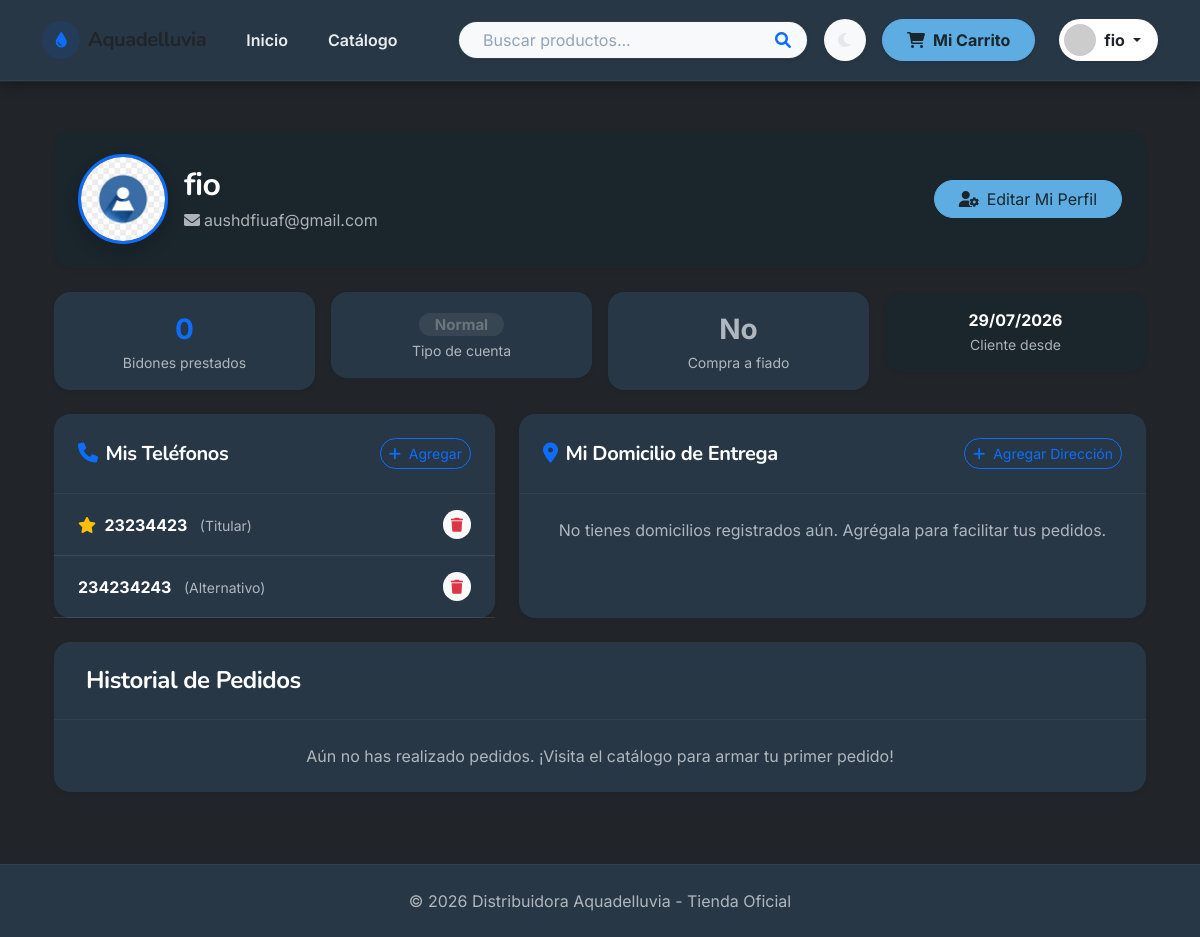
The app's page /clientes/mi-perfil/ (signed in), older data.
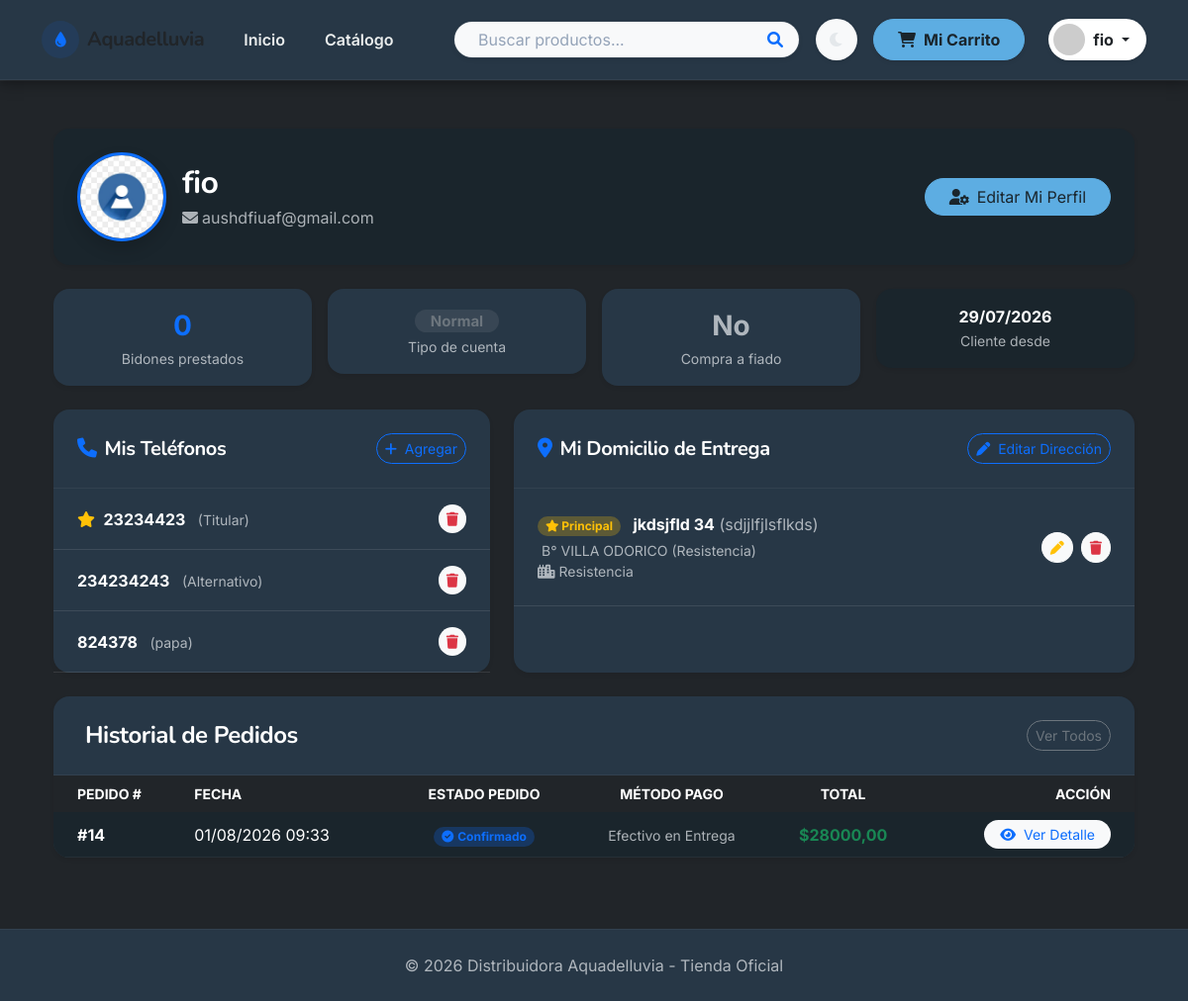
The same page, newer data.
### apps/clientes/models.py (models this page shows, shortened)
class TelefonoContacto(models.Model):
    cliente       = models.ForeignKey(
        Cliente,
        on_delete=models.CASCADE,
        related_name='telefonos'
    )
    numero        = models.CharField(max_length=25, verbose_name='Número')
    desc_relacion = models.CharField(
        max_length=100,
        verbose_name='Relación',
        help_text='Ej: "Titular", "Cónyuge", "Hijo", "Vecino de confianza"'
    )
    es_principal  = models.BooleanField(
        default=False,
        verbose_name='Principal'
    )
    class Meta:
        ordering = ['-es_principal', 'desc_relacion']
        verbose_name = 'Teléfono de contacto'
        verbose_name_plural = 'Teléfonos de contacto'

class DireccionEntrega(models.Model):
    cliente        = models.ForeignKey(
        Cliente,
        on_delete=models.CASCADE,
        related_name='direcciones'
    )
    calle          = models.CharField(max_length=150, verbose_name='Calle')
    altura         = models.CharField(max_length=10, verbose_name='Altura / Número')
    piso_depto     = models.CharField(
        max_length=30,
        blank=True,
        verbose_name='Piso / Depto',
        help_text='Ej: "2°B", "PB derecha"'
    )
    barrio         = models.ForeignKey(
        'logistica.Barrio',
        on_delete=models.SET_NULL,
        null=True,
        blank=True,
        related_name='direcciones_clientes',
        verbose_name='Barrio'
    )
    ciudad         = models.CharField(
        max_length=100,
        blank=True,
        default='Resistencia',
        verbose_name='Ciudad / Localidad'
    )
    desc_seguridad = models.TextField(
        blank=True,
        verbose_name='Nota de seguridad',
        help_text='SOLO visible para Admin, Vendedor y Repartidor asignado — RF-03'
    )
    coordenadas    = models.CharField(
        max_length=60,
        blank=True,
        verbose_name='Coordenadas (lat,lng)',
        help_text='Para futura integración con mapas'
    )
    es_principal   = models.BooleanField(
        default=False,
        verbose_name='Principal'
    )
    class Meta:
        ordering = ['-es_principal', 'calle', 'altura']
        verbose_name = 'Dirección de entrega'
        verbose_name_plural = 'Direcciones de entrega'

### apps/logistica/models.py (models this page shows)
class Barrio(models.Model):
    nombre = models.CharField(max_length=100)
    ciudad = models.CharField(max_length=100, default='Resistencia')
    zona   = models.ForeignKey(
        Zona,
        on_delete=models.SET_NULL,
        null=True,
        blank=True,
        related_name='barrios_asociados'
    )
    class Meta:
        ordering = ['nombre']
        verbose_name = 'Barrio'
        verbose_name_plural = 'Barrios'
    def __str__(self):
        return f"{self.nombre} ({self.ciudad})"

### apps/pedidos/models.py (models this page shows, shortened)
class Pedido(models.Model):
    id_pedido          = models.AutoField(primary_key=True)
    cliente            = models.ForeignKey(
        Cliente,
        on_delete=models.SET_NULL,
        null=True,
        related_name='pedidos',
        verbose_name='Cliente'
    )
    direccion_entrega  = models.ForeignKey(
        DireccionEntrega,
        on_delete=models.SET_NULL,
        null=True,
        blank=True,
        related_name='pedidos',
        verbose_name='Dirección de entrega'
    )
    fecha_pedido       = models.DateTimeField(auto_now_add=True, verbose_name='Fecha de pedido')
    fecha_actualizacion = models.DateTimeField(auto_now=True)
    estado             = models.CharField(
        max_length=20,
        choices=ESTADOS_PEDIDO,
        default='Pendiente',
        verbose_name='Estado del pedido'
    )
    metodo_pago        = models.ForeignKey(
        MetodoPago,
        on_delete=models.PROTECT,
        related_name='pedidos',
        verbose_name='Método de pago'
    )
    total              = models.DecimalField(max_digits=12, decimal_places=2, default=0.00)
    notas_cliente      = models.TextField(blank=True, verbose_name='Notas de entrega')
    class Meta:
        ordering = ['-fecha_pedido']
        verbose_name = 'Pedido'
        verbose_name_plural = 'Pedidos'

class MetodoPago(models.Model):
    id_metodo   = models.AutoField(primary_key=True)
    nombre      = models.CharField(max_length=100)
    descripcion = models.TextField(blank=True)
    codigo      = models.CharField(max_length=50, unique=True, help_text="Ej: EFECTIVO, MERCADOPAGO")
    activo      = models.BooleanField(default=True)
    class Meta:
        verbose_name = 'Método de Pago'
        verbose_name_plural = 'Métodos de Pago'

### apps/clientes/views.py (the view)
# urls.py: path('mi-perfil/',                    views.mi_perfil_cliente,        name='mi_perfil'),
@login_required
def mi_perfil_cliente(request):
    try:
        cliente = request.user.perfil_cliente
    except Cliente.DoesNotExist:
        cliente, _ = Cliente.objects.get_or_create(
            usuario=request.user,
            defaults={
                'nombre': request.user.first_name or request.user.username,
                'apellido': request.user.last_name or '',
                'email_contacto': request.user.email
            }
        )
    telefonos   = cliente.telefonos.all()
    direcciones = cliente.direcciones.select_related('barrio__zona').all()
    pedidos     = Pedido.objects.filter(cliente=cliente).select_related('metodo_pago').prefetch_related('detalles__producto')
    return render(request, 'clientes/mi_perfil_cliente.html', {
        'cliente':     cliente,
        'telefonos':   telefonos,
        'direcciones': direcciones,
        'pedidos':     pedidos,
    })

### templates/clientes/mi_perfil_cliente.html (shortened to what the changed rows need)
{% extends 'base_tienda.html' %}
{% load static %}
{% block content %}
<div class="container py-4">
    <div class="card border-0 shadow-sm rounded-4 bg-surface mb-4 overflow-hidden">
        <div class="card-body p-4">
            <div class="d-flex flex-column flex-md-row align-items-center justify-content-between gap-3">
                <div class="d-flex align-items-center gap-3">
                    <div>
                        <h2 class="fw-bold text-white mb-1">
                            {{ cliente.nombre_completo }}
                        </h2>
                    </div>
                </div>
            </div>
        </div>
    </div>
    <div class="row g-4 mb-4">
        <div class="col-lg-5">
            <div class="card border-0 shadow-sm rounded-4 surface-card h-100">
                <div class="card-body p-0">
                    {% if telefonos %}
                    <ul class="list-group list-group-flush bg-transparent">
                        {% for tel in telefonos %}
                        <li
                            class="list-group-item bg-transparent d-flex justify-content-between align-items-center px-4 py-3 border-bottom border-light border-opacity-10">
                            <div>
                                {% if tel.es_principal %}
                                <i class="fa-solid fa-star text-warning me-1" title="Principal"></i>
                                {% endif %}
                                <strong class="text-white">{{ tel.numero }}</strong>
                                <small class="text-muted ms-2">({{ tel.desc_relacion }})</small>
                            </div>
                            <form action="{% url 'apps.clientes:eliminar_telefono' tel.pk %}" method="post"
                                class="d-inline" onsubmit="return confirm('¿Eliminar este teléfono?');">
                                <button type="submit" class="btn btn-sm btn-light text-danger border-0 rounded-circle hover-lift"
                                    title="Eliminar">
                                    <i class="fas fa-trash"></i>
                                </button>
                            </form>
                        </li>
                        {% endfor %}
                    </ul>
                    {% else %}
                    <div class="p-4 text-center text-muted">
                        Sin teléfonos registrados. Presiona "+ Agregar" para registrar uno.
                    </div>
                    {% endif %}
                </div>
            </div>
        </div>
        <div class="col-lg-7">
            <div class="card border-0 shadow-sm rounded-4 surface-card h-100">
                <div
                    class="card-header bg-transparent border-bottom p-4 d-flex justify-content-between align-items-center">
                    <h5 class="fw-bold mb-0 text-white"><i class="fa-solid fa-location-dot me-2 text-primary"></i>Mi
                        Domicilio de Entrega</h5>
                    {% if direcciones %}
                    <a href="{% url 'apps.clientes:editar_direccion' direcciones.0.pk %}"
                        class="btn btn-sm btn-outline-primary rounded-pill">
                        <i class="fas fa-pen me-1"></i> Editar Dirección
                    </a>
                    {% else %}
                    <a href="{% url 'apps.clientes:agregar_direccion' cliente.pk %}?next={% url 'apps.clientes:mi_perfil' %}"
                        class="btn btn-sm btn-outline-primary rounded-pill">
                        <i class="fas fa-plus me-1"></i> Agregar Dirección
                    </a>
                    {% endif %}
                </div>
                <div class="card-body p-0">
                    {% if direcciones %}
                    <div class="list-group list-group-flush bg-transparent">
                        {% for dir in direcciones %}
                        <div
                            class="list-group-item bg-transparent p-4 border-bottom border-light border-opacity-10 d-flex justify-content-between align-items-center">
                            <div>
                                {% if dir.es_principal %}
                                <span class="badge bg-warning bg-opacity-25 text-warning rounded-pill px-2 py-1 me-2"><i class="fa-solid fa-star"></i> Principal</span>
                                {% endif %}
                                <strong class="text-white fs-6">{{ dir.calle }} {{ dir.altura }}</strong>
                                {% if dir.piso_depto %}
                                <span class="text-muted"> ({{ dir.piso_depto }})</span>
                                {% endif %}
                                {% if dir.barrio %}
                                <span class="text-muted d-block small mt-1">B° {{ dir.barrio }}</span>
                                {% endif %}
                                {% if dir.ciudad %}
                                <span class="text-muted d-block small"><i class="fas fa-city me-1"></i>{{ dir.ciudad }}</span>
                                {% endif %}
                            </div>
                            <div class="d-flex gap-2">
                                <a href="{% url 'apps.clientes:editar_direccion' dir.pk %}"
                                    class="btn btn-sm btn-light text-warning hover-lift rounded-circle" title="Editar">
                                    <i class="fas fa-pen"></i>
                                </a>
                                <form action="{% url 'apps.clientes:eliminar_direccion' dir.pk %}" method="post"
                                    class="d-inline" onsubmit="return confirm('¿Eliminar esta dirección?');">
                                    <button type="submit" class="btn btn-sm btn-light text-danger hover-lift rounded-circle"
                                        title="Eliminar">
                                        <i class="fas fa-trash"></i>
                                    </button>
                                </form>
                            </div>
                        </div>
                        {% endfor %}
                    </div>
                    {% else %}
                    <div class="p-4 text-center text-muted">
                        No tienes domicilios registrados aún. Agrégala para facilitar tus pedidos.
                    </div>
                    {% endif %}
                </div>
            </div>
        </div>
    </div>
    <div class="card border-0 shadow-sm rounded-4 surface-card overflow-hidden">
        <div class="card-header bg-transparent border-bottom p-4 d-flex justify-content-between align-items-center">
            <h4 class="fw-bold mb-0 text-white">Historial de
                Pedidos</h4>
            {% if pedidos %}
            <a href="{% url 'apps.pedidos:mis_pedidos' %}" class="btn btn-sm btn-outline-secondary rounded-pill">Ver
                Todos</a>
            {% endif %}
        </div>
        <div class="card-body p-0">
            {% if pedidos %}
            <div class="table-responsive">
                <table class="table table-hover align-middle mb-0">
                    <thead class="table-dark text-muted small text-uppercase">
                        <tr>
                            <th scope="col" class="ps-4 border-bottom-0">Pedido #</th>
                            <th scope="col" class="border-bottom-0">Fecha</th>
                            <th scope="col" class="text-center border-bottom-0">Estado Pedido</th>
                            <th scope="col" class="text-center border-bottom-0">Método Pago</th>
                            <th scope="col" class="text-center border-bottom-0">Total</th>
                            <th scope="col" class="text-end pe-4 border-bottom-0">Acción</th>
                        </tr>
                    </thead>
                    <tbody>
                        {% for pedido in pedidos %}
                        <tr>
                            <td class="ps-4 fw-bold text-white">#{{ pedido.id_pedido }}</td>
                            <td>{{ pedido.fecha_pedido|date:"d/m/Y H:i" }}</td>
                            <td class="text-center">
                                {% if pedido.estado == 'Pendiente' %}
                                <span class="badge bg-warning bg-opacity-25 text-warning rounded-pill px-2 py-1"><i class="fas fa-clock me-1"></i>Pendiente</span>
                                {% elif pedido.estado == 'Confirmado' %}
                                <span class="badge bg-primary bg-opacity-25 text-primary rounded-pill px-2 py-1"><i class="fas fa-check-circle me-1"></i>Confirmado</span>
                                {% elif pedido.estado == 'En Camino' %}
                                <span class="badge bg-info bg-opacity-25 text-info rounded-pill px-2 py-1"><i class="fas fa-truck me-1"></i>En Camino</span>
                                {% elif pedido.estado == 'Entregado' %}
                                <span class="badge bg-success bg-opacity-25 text-success rounded-pill px-2 py-1"><i class="fas fa-box-check me-1"></i>Entregado</span>
                                {% else %}
                                <span class="badge bg-danger bg-opacity-25 text-danger rounded-pill px-2 py-1"><i class="fas fa-times-circle me-1"></i>Cancelado</span>
                                {% endif %}
                            </td>
                            <td class="text-center"><small class="text-muted">{{ pedido.metodo_pago.nombre }}</small>
                            </td>
                            <td class="text-center fw-bold text-success">${{ pedido.total }}</td>
                            <td class="text-end pe-4">
                                <a href="{% url 'apps.pedidos:detalle_pedido' pedido.id_pedido %}"
                                    class="btn btn-sm btn-light border-0 text-primary hover-lift rounded-pill px-3">
                                    <i class="fas fa-eye me-1"></i> Ver Detalle
                                </a>
                            </td>
                        </tr>
                        {% endfor %}
                    </tbody>
                </table>
            </div>
            {% else %}
            <div class="p-4 text-center text-muted">
                Aún no has realizado pedidos. ¡Visita el catálogo para armar tu primer pedido!
            </div>
            {% endif %}
        </div>
    </div>
</div>
{% endblock %}

Row changes from the older to the newer data that the page shows:
added TelefonoContacto: numero "824378", desc_relacion "papa"
added DireccionEntrega: es_principal True (drawn), calle "jkdsjfld", altura "34", piso_depto "sdjjlfjlsflkds", barrio "VILLA ODORICO (Resistencia)", ciudad "Resistencia"
added Pedido: id_pedido "14", fecha_pedido "01/08/2026 09:33", estado "Confirmado" (drawn), metodo_pago.nombre "Efectivo en Entrega", total "28000,00"
Text that changed along with them:
text no longer shown: "Agregar Dirección No tienes domicilios registrados aún. Agrégala para facilitar tus pedidos. Aún no has realizado pedidos. ¡Visita el catálogo para armar tu primer pedido!"
text now shown: "Editar Dirección Ver Todos PEDIDO # FECHA ESTADO PEDIDO MÉTODO PAGO TOTAL ACCIÓN"
